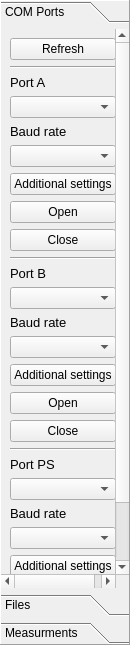
     <widget class="QToolBox" name="toolBox">
      <property name="minimumSize">
       <size>
        <width>130</width>
        <height>0</height>
       </size>
      </property>
      <property name="maximumSize">
       <size>
        <width>130</width>
        <height>16777215</height>
       </size>
      </property>
      <property name="frameShape">
       <enum>QFrame::Panel</enum>
      </property>
      <property name="frameShadow">
       <enum>QFrame::Raised</enum>
      </property>
      <property name="currentIndex">
       <number>0</number>
      </property>
      <widget class="QWidget" name="page_COMPort">
       <property name="geometry">
        <rect>
         <x>0</x>
         <y>0</y>
         <width>128</width>
         <height>636</height>
        </rect>
       </property>
       <attribute name="label">
        <string>COM Ports</string>
       </attribute>
       <layout class="QVBoxLayout" name="verticalLayout">
        <item>
         <widget class="QPushButton" name="pushButtonRefreshCOM">
          <property name="text">
           <string>Refresh</string>
          </property>
         </widget>
        </item>
        <item>
         <widget class="Line" name="line_2">
          <property name="orientation">
           <enum>Qt::Horizontal</enum>
          </property>
         </widget>
        </item>
        <item>
         <widget class="QLabel" name="label">
          <property name="font">
           <font>
            <pointsize>10</pointsize>
            <weight>50</weight>
            <italic>false</italic>
            <bold>false</bold>
           </font>
          </property>
          <property name="text">
           <string>Port A</string>
          </property>
         </widget>
        </item>
        <item>
         <widget class="QComboBox" name="comboBoxPorts"/>
        </item>
        <item>
         <widget class="QLabel" name="label_2">
          <property name="font">
           <font>
            <pointsize>10</pointsize>
            <weight>50</weight>
            <italic>false</italic>
            <bold>false</bold>
           </font>
          </property>
          <property name="text">
           <string>Baud rate</string>
          </property>
         </widget>
        </item>
        <item>
         <widget class="QComboBox" name="comboBoxBaudRate"/>
        </item>
        <item>
         <widget class="QPushButton" name="pushAditionalSetings">
          <property name="text">
           <string>Additional settings</string>
          </property>
         </widget>
        </item>
        <item>
         <widget class="QPushButton" name="pushButtonOpenCOM">
          <property name="text">
           <string>Open</string>
          </property>
         </widget>
        </item>
        <item>
         <widget class="QPushButton" name="pushButtonCloseCOM">
          <property name="text">
           <string>Close</string>
          </property>
         </widget>
        </item>
        <item>
         <widget class="Line" name="line">
          <property name="orientation">
           <enum>Qt::Horizontal</enum>
          </property>
         </widget>
        </item>
        <item>
         <widget class="QLabel" name="label_7">
          <property name="font">
           <font>
            <pointsize>10</pointsize>
            <weight>50</weight>
            <italic>false</italic>
            <bold>false</bold>
           </font>
          </property>
          <property name="text">
           <string>Port B</string>
          </property>
         </widget>
        </item>
        <item>
         <widget class="QComboBox" name="comboBoxPorts_2"/>
        </item>
        <item>
         <widget class="QLabel" name="label_10">
          <property name="font">
           <font>
            <pointsize>10</pointsize>
            <weight>50</weight>
            <italic>false</italic>
            <bold>false</bold>
           </font>
          </property>
          <property name="text">
           <string>Baud rate</string>
          </property>
         </widget>
        </item>
        <item>
         <widget class="QComboBox" name="comboBoxBaudRate_2"/>
        </item>
        <item>
         <widget class="QPushButton" name="pushAditionalSetings_2">
          <property name="text">
           <string>Additional settings</string>
          </property>
         </widget>
        </item>
        <item>
         <widget class="QPushButton" name="pushButtonOpenCOM_2">
          <property name="text">
           <string>Open</string>
          </property>
         </widget>
        </item>
        <item>
         <widget class="QPushButton" name="pushButtonCloseCOM_2">
          <property name="text">
           <string>Close</string>
          </property>
         </widget>
        </item>
        <item>
         <widget class="Line" name="line_3">
          <property name="orientation">
           <enum>Qt::Horizontal</enum>
          </property>
         </widget>
        </item>
        <item>
         <widget class="QLabel" name="label_16">
          <property name="font">
           <font>
            <pointsize>10</pointsize>
            <weight>50</weight>
            <italic>false</italic>
            <bold>false</bold>
           </font>
          </property>
          <property name="text">
           <string>Port PS</string>
          </property>
         </widget>
        </item>
        <item>
         <widget class="QComboBox" name="comboBoxPorts_3"/>
        </item>
        <item>
         <widget class="QLabel" name="label_15">
          <property name="font">
           <font>
            <pointsize>10</pointsize>
            <weight>50</weight>
            <italic>false</italic>
            <bold>false</bold>
           </font>
          </property>
          <property name="text">
           <string>Baud rate</string>
          </property>
         </widget>
        </item>
        <item>
         <widget class="QComboBox" name="comboBoxBaudRate_3"/>
        </item>
        <item>
         <widget class="QPushButton" name="pushAditionalSetings_3">
          <property name="text">
           <string>Additional settings</string>
          </property>
         </widget>
        </item>
        <item>
         <widget class="QPushButton" name="pushButtonOpenCOM_3">
          <property name="text">
           <string>Open</string>
          </property>
         </widget>
        </item>
        <item>
         <widget class="QPushButton" name="pushButtonCloseCOM_3">
          <property name="text">
           <string>Close</string>
          </property>
         </widget>
        </item>
        <item>
         <spacer name="verticalSpacer">
          <property name="orientation">
           <enum>Qt::Vertical</enum>
          </property>
          <property name="sizeHint" stdset="0">
           <size>
            <width>20</width>
            <height>342</height>
           </size>
          </property>
         </spacer>
        </item>
       </layout>
      </widget>
      <widget class="QWidget" name="page_Files">
       <property name="geometry">
        <rect>
         <x>0</x>
         <y>0</y>
         <width>128</width>
         <height>636</height>
        </rect>
       </property>
       <attribute name="label">
        <string>Files</string>
       </attribute>
      </widget>
      <widget class="QWidget" name="page_Measurments">
       <property name="geometry">
        <rect>
         <x>0</x>
         <y>0</y>
         <width>128</width>
         <height>636</height>
        </rect>
       </property>
       <attribute name="label">
        <string>Measurments</string>
       </attribute>
      </widget>
     </widget>
